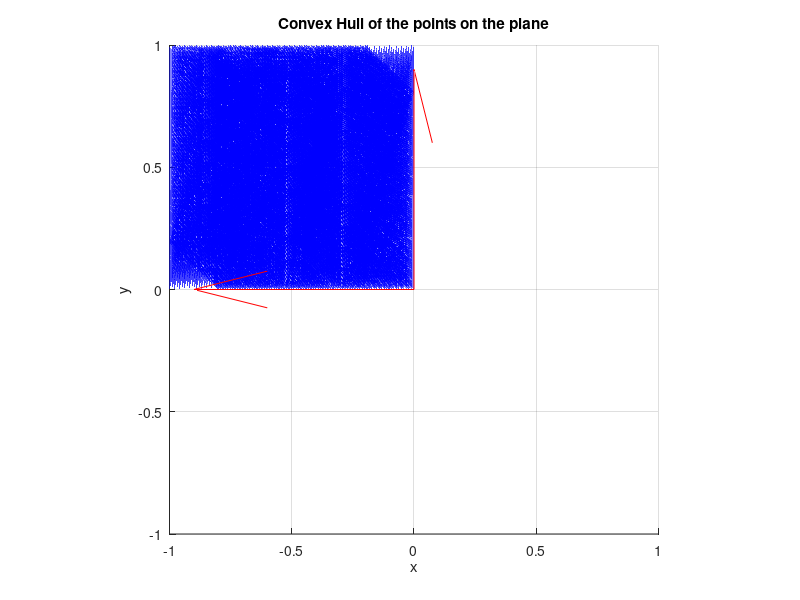

The MATLAB script that drew this image:
% 媒介変数を利用した平面の方程式の導出・利用検証
% f1とf2によるモーメント空間をスパン
clear;

addpath('.', '-end');

% 力の成分
f1 = [0 1 0];
f2 = [-1 0 0];
f3 = [0 1 0];

% 位置ベクトル
l1 = [0.0075 0.03 0];
l2 = [0.005 0.0275 0];
l3 = [-0.0125 0.03 0];

m1 = [];
m2 = [];
m3 = [];

for i = 0:1
    edit_f1 = i * f1;
    edit_f2 = i * f2;
    edit_f3 = i * f3;

    now_moment1 = cross(l1, edit_f1);
    now_moment2 = cross(l2, edit_f2);
    now_moment3 = cross(l3, edit_f3);

    wrench_f1 = [edit_f1(1) edit_f1(2) now_moment1(3)];
    wrench_f2 = [edit_f2(1) edit_f2(2) now_moment2(3)];
    wrench_f3 = [edit_f3(1) edit_f3(2) now_moment3(3)];

    m1 = [m1; wrench_f1];
    m2 = [m2; wrench_f2];
    m3 = [m3; wrench_f3];
end

moment_point1 = m1(end, :);
moment_point2 = m2(end, :);
moment_point3 = m3(end, :);

plane1_coefficient = cross(moment_point1, moment_point2);
plane2_coefficient = cross(moment_point2, moment_point3);
plane3_coefficient = cross(moment_point3, moment_point1);


expected_number_of_rows = 100000;

points = zeros(expected_number_of_rows, 3);
count = 1;

for lamda = 0:0.01:1
    for mu = 0:0.01:1

        point = lamda * moment_point2 + mu * moment_point3;

        if abs(plane2_coefficient(1) * point(1) + plane2_coefficient(2) * point(2) + plane2_coefficient(3) * point(3)) < 1e-10
            points(count, :) = point;
            count = count + 1;
        end
    end
end

points = points(1:count-1, :);

points_x = reshape(points(1:count-2,1), [], 5);
points_y = reshape(points(1:count-2,2), [], 5);
points_z = reshape(points(1:count-2,3), [], 5);

%shp = alphaShape(points(:,1), points(:,2), points(:,3));
% プロット初期化
figure;
hold on;

mesh = mesh(points_x, points_y, points_z, 'LineStyle', "none", 'FaceColor', 'b', 'FaceAlpha', 0.5);

%plot(shp);
title('Convex Hull of the points on the plane');


quiver3(0, 0, 0, moment_point2(1), moment_point2(2), moment_point2(3), 'r');
quiver3(0, 0, 0, moment_point3(1), moment_point3(2), moment_point3(3), 'r');
hold off;

% 軸ラベル
xlabel('x');
ylabel('y');
zlabel('z');

% 表示範囲の設定
axis equal;
xlim([-1, 1]);
ylim([-1, 1]);
zlim([-0.03, 0.03]);

% グリッド表示
grid on;

%title('Random points on the plane');

%quiver3(0, 0, 0, moment_point1(1), moment_point1(2), moment_point1(3), 'r');
%quiver3(0, 0, 0, moment_point2(1), moment_point2(2), moment_point2(3), 'r');

%% 軸ラベル
%xlabel('x');
%ylabel('y');
%zlabel('z');

%% 表示範囲の設定
%axis equal;
%xlim([-1, 1]);
%ylim([-1, 1]);
%zlim([-0.03, 0.03]);

%plot3(plane1(:,1), plane1(:,2), plane1(:,3), '.', 'Color', 'b');

%% グリッド表示
%grid on;
%hold off;